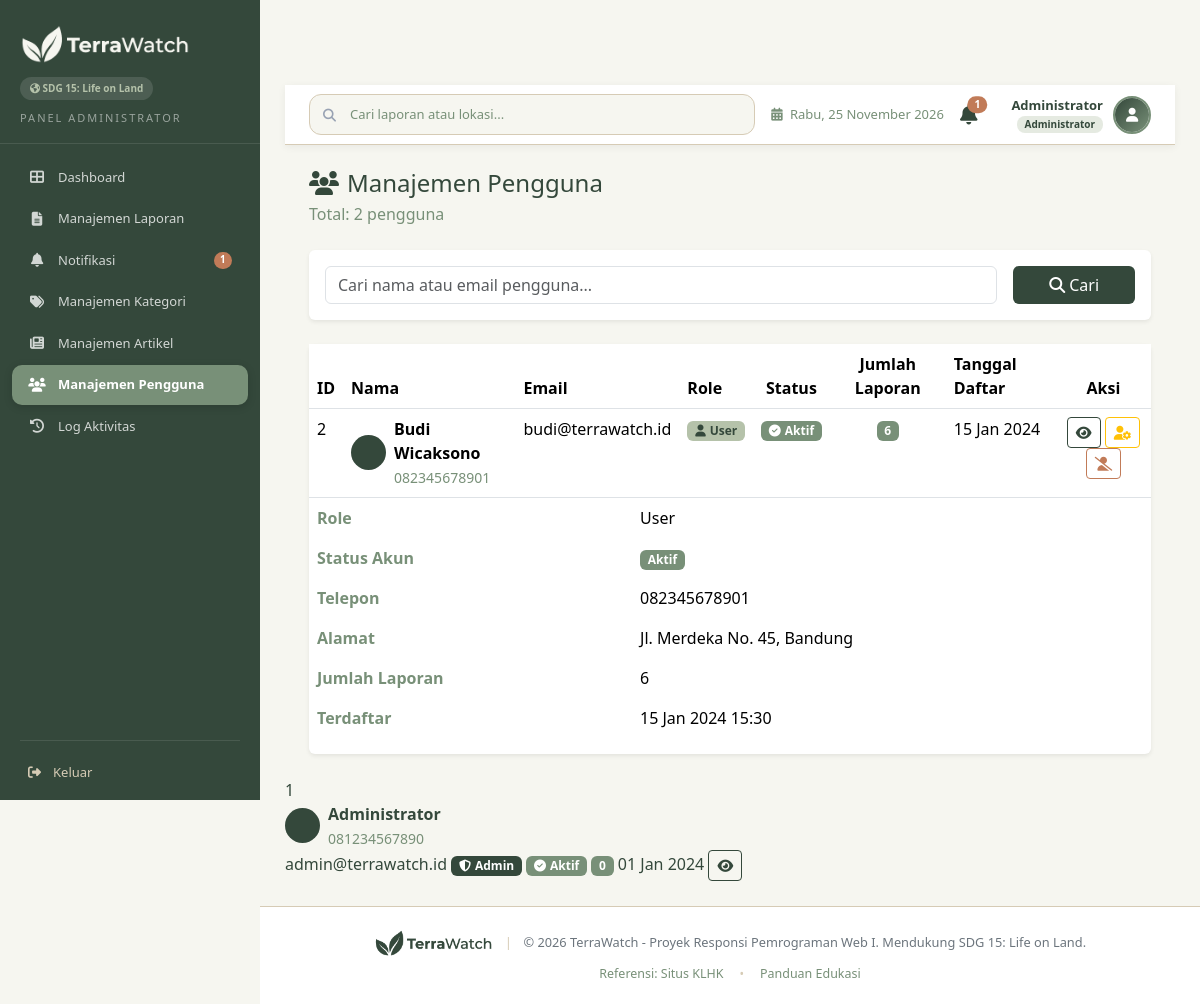
Page /admin/manajemen_pengguna.php (signed in) on the committed database.
### tables this page shows
CREATE TABLE `users` (
  `user_id`       INT                  NOT NULL AUTO_INCREMENT,
  `name`          VARCHAR(100)         NOT NULL,
  `email`         VARCHAR(150)         NOT NULL,
  `password`      VARCHAR(255)         NOT NULL,
  `role`          ENUM('user','admin') NOT NULL DEFAULT 'user',
  `is_active`     TINYINT(1)           NOT NULL DEFAULT 1,
  `profile_photo` VARCHAR(255)         NULL DEFAULT NULL,
  `phone`         VARCHAR(20)          NULL DEFAULT NULL,
  `address`       TEXT                 NULL,
  `created_at`    TIMESTAMP            NOT NULL DEFAULT CURRENT_TIMESTAMP,
  PRIMARY KEY (`user_id`),
  UNIQUE INDEX `idx_users_email` (`email`)
);

### helpers/functions.php (called while the page is built, shortened)
<?php
function e($s): string
{
    return htmlspecialchars((string)$s, ENT_QUOTES, 'UTF-8');
}
function formatDate(string $date, string $format = 'd M Y'): string
{
    $months = [
        'Jan' => 'Jan', 'Feb' => 'Feb', 'Mar' => 'Mar',
        'Apr' => 'Apr', 'May' => 'Mei', 'Jun' => 'Jun',
        'Jul' => 'Jul', 'Aug' => 'Agu', 'Sep' => 'Sep',
        'Oct' => 'Okt', 'Nov' => 'Nov', 'Dec' => 'Des',
    ];
    $formatted = date($format, strtotime($date));
    return str_replace(array_keys($months), array_values($months), $formatted);
}
function formatDateTime(string $date): string
{
    return formatDate($date, 'd M Y H:i');
}
function getImageUrl(?string $path): string
{
    $appUrl = defined('APP_URL') ? rtrim(APP_URL, '/') : '';
    if (empty($path)) {
        return $appUrl . '/assets/img/default-forest.jpg';
    }
    $cleanPath = ltrim($path, '/');
    return $appUrl . '/uploads/' . $cleanPath;
}

### admin/manajemen_pengguna.php (the view, shortened to what this page needs)
<?php
require_once __DIR__ . '/../helpers/functions.php';
$search = isset($_GET['search']) ? sanitize($_GET['search']) : '';
$page = isset($_GET['page']) ? max(1, (int)$_GET['page']) : 1;
$perPage = 15;
$offset = ($page - 1) * $perPage;
$where = '';
$params = [];
$stmtCount = $pdo->prepare("SELECT COUNT(*) FROM users u $where");
$stmtCount->execute($params);
$totalRecords = $stmtCount->fetchColumn();
$sql = "SELECT u.*, COUNT(r.report_id) as report_count
        FROM users u
        LEFT JOIN reports r ON u.user_id = r.user_id
        $where
        GROUP BY u.user_id
        ORDER BY u.created_at DESC
        LIMIT $perPage OFFSET $offset";
$stmt = $pdo->prepare($sql);
$stmt->execute($params);
$users = $stmt->fetchAll(PDO::FETCH_ASSOC);
include __DIR__ . '/../includes/header.php';
include __DIR__ . '/../includes/admin_sidebar.php';
?>
<div class="main-content">
    <?php include __DIR__ . '/../includes/topbar.php'; ?>
    <div class="content-wrapper p-4">
        <div class="d-flex justify-content-between align-items-center mb-4">
            <div>
                <h4 class="mb-1"><i class="fas fa-users me-2"></i>Manajemen Pengguna</h4>
                <p class="text-muted mb-0">Total: <?= $totalRecords ?> pengguna</p>
            </div>
        </div>
        <div class="card border-0 shadow-sm mb-4">
            <div class="card-body">
                <form method="GET" class="row g-3">
                    <div class="col-md-10">
                        <input type="text" name="search" class="form-control" placeholder="Cari nama atau email pengguna..." value="<?= htmlspecialchars($search) ?>">
                    </div>
                    <div class="col-md-2">
                        <button type="submit" class="btn text-white w-100" style="background-color:#34483B;">
                            <i class="fas fa-search me-1"></i>Cari
                        </button>
                    </div>
                </form>
            </div>
        </div>
        <div class="card border-0 shadow-sm">
            <div class="card-body p-0">
                <div class="table-responsive">
                    <table class="table table-hover mb-0">
                        <thead style="background-color: #F6F6F0;">
                            <tr>
                                <th>ID</th>
                                <th>Nama</th>
                                <th>Email</th>
                                <th>Role</th>
                                <th class="text-center">Status</th>
                                <th class="text-center">Jumlah Laporan</th>
                                <th>Tanggal Daftar</th>
                                <th class="text-center">Aksi</th>
                            </tr>
                        </thead>
                        <tbody>
                            <?php if (empty($users)): ?>
                            <tr><td colspan="8" class="text-center text-muted py-4">Tidak ada pengguna ditemukan</td></tr>
                            <?php else: ?>
                            <?php foreach ($users as $u): ?>
                            <tr>
                                <td><?= $u['user_id'] ?></td>
                                <td>
                                    <div class="d-flex align-items-center">
                                        <img src="<?= htmlspecialchars(getImageUrl($u['profile_photo'])) ?>" class="rounded-circle me-2" width="35" height="35" style="object-fit:cover;" alt="" onerror="this.onerror=null;this.src='<?= APP_URL ?>/assets/img/default-forest.jpg'">
                                        <div>
                                            <strong><?= e($u['name']) ?></strong>
                                            <?php if ($u['phone']): ?>
                                             <br><small class="text-muted"><?= e($u['phone']) ?></small>
                                            <?php endif; ?>
                                        </div>
                                    </div>
                                </td>
                                <td><?= e($u['email']) ?></td>
                                <td>
                                    <?php if ($u['role'] === 'admin'): ?>
                                    <span class="badge" style="background-color:#34483B;"><i class="fas fa-shield-alt me-1"></i>Admin</span>
                                    <?php else: ?>
                                    <span class="badge" style="background-color:#B5C2AA;color:#34483B;"><i class="fas fa-user me-1"></i>User</span>
                                    <?php endif; ?>
                                </td>
                                <td class="text-center">
                                    <?php if ((int)$u['is_active'] === 1): ?>
                                    <span class="badge" style="background-color:#789078;"><i class="fas fa-check-circle me-1"></i>Aktif</span>
                                    <?php else: ?>
                                    <span class="badge" style="background-color:#C17B58;"><i class="fas fa-ban me-1"></i>Nonaktif</span>
                                    <?php endif; ?>
                                </td>
                                <td class="text-center"><span class="badge" style="background-color:#789078;"><?= $u['report_count'] ?></span></td>
                                <td><?= formatDate($u['created_at']) ?></td>
                                <td class="text-center">
                                    <button class="btn btn-sm btn-outline-primary" data-bs-toggle="modal" data-bs-target="#userDetailModal<?= $u['user_id'] ?>" title="Detail">
                                        <i class="fas fa-eye"></i>
                                    </button>
                                    <?php if ($u['user_id'] !== (int)$_SESSION['user_id']): ?>
                                    <button class="btn btn-sm btn-outline-warning" onclick="toggleRole(<?= $u['user_id'] ?>, '<?= e(addslashes($u['name'])) ?>', '<?= $u['role'] ?>')" title="Toggle Role">
                                        <i class="fas fa-user-cog"></i>
                                    </button>
                                    <?php if ($u['role'] !== 'admin'): ?>
                                    <?php if ((int)$u['is_active'] === 1): ?>
                                    <button class="btn btn-sm btn-outline-danger" onclick="toggleStatus(<?= $u['user_id'] ?>, '<?= e(addslashes($u['name'])) ?>', 1)" title="Nonaktifkan Akun">
                                        <i class="fas fa-user-slash"></i>
                                    </button>
                                    <?php else: ?>
                                    <button class="btn btn-sm btn-outline-success" onclick="toggleStatus(<?= $u['user_id'] ?>, '<?= e(addslashes($u['name'])) ?>', 0)" title="Aktifkan Akun">
                                        <i class="fas fa-user-check"></i>
                                    </button>
                                    <?php endif; ?>
                                    <?php endif; ?>
                                    <?php endif; ?>
                                </td>
                            </tr>
                            <div class="modal fade" id="userDetailModal<?= $u['user_id'] ?>" tabindex="-1">
                                <div class="modal-dialog">
                                    <div class="modal-content">
                                        <div class="modal-body text-center">
                                            <table class="table table-borderless text-start">
                                                <tr><th class="text-muted">Role</th><td><?= ucfirst($u['role']) ?></td></tr>
                                                <tr><th class="text-muted">Status Akun</th><td><?= (int)$u['is_active'] === 1 ? '<span class="badge" style="background-color:#789078;">Aktif</span>' : '<span class="badge" style="background-color:#C17B58;">Nonaktif</span>' ?></td></tr>
                                                <tr><th class="text-muted">Telepon</th><td><?= e($u['phone'] ?? '-') ?></td></tr>
                                                <tr><th class="text-muted">Alamat</th><td><?= e($u['address'] ?? '-') ?></td></tr>
                                                <tr><th class="text-muted">Jumlah Laporan</th><td><?= $u['report_count'] ?></td></tr>
                                                <tr><th class="text-muted">Terdaftar</th><td><?= formatDateTime($u['created_at']) ?></td></tr>
                                            </table>
                                        </div>
                                    </div>
                                </div>
                            </div>
                            <?php endforeach; ?>
                            <?php endif; ?>
                        </tbody>
                    </table>
                </div>
            </div>
        </div>
    </div>
</div>
<?php include __DIR__ . '/../includes/footer.php'; ?>

### assets/css/style.css (style rules this page uses)
:root { --pine: #34483B; --sage: #789078; --soft-leaf: #B5C2AA; --cloud-cream: #F6F6F0; --stone-beige: #D6CBB5; --muted-terracotta: #C17B58; --primary-dark-green: #34483B; --secondary-green: #789078; --accent-green: #789078; --light-sage: #B5C2AA; --bg-light: #F6F6F0; --white: #FFFFFF; --status-pending: #C17B58; --status-verified: #789078; --status-in-progress: #789078; --status-completed: #34483B; --status-rejected: #C17B58; --status-revision: #C17B58; --maroon-btn: #C17B58; --sidebar-width: 260px; --cat-deforestasi: #34483B; --cat-degradasi: #789078; --cat-gambut: #C17B58; --amber-bg: #F6F6F0; --amber-border: #D6CBB5; --text-dark: #34483B; --text-muted: #789078; --border-color: #D6CBB5; }
* { margin: 0; padding: 0; box-sizing: border-box; }
body { font-family: 'Segoe UI', 'Inter', -apple-system, BlinkMacSystemFont, sans-serif; background-color: var(--bg-light); color: var(--text-dark); overflow-x: hidden; }
.main-content { margin-left: var(--sidebar-width); margin-top: 60px; padding: 25px; min-height: calc(100vh - 60px); background: var(--bg-light); }
.text-muted { color: var(--text-muted) !important; }
.btn-outline-primary { color: #34483B !important; border-color: #34483B !important; }
.btn-outline-danger { color: #C17B58 !important; border-color: #C17B58 !important; }

### rows in the picture
users: user_id "2", name "Budi Wicaksono", phone "082345678901", email "budi@terrawatch.id", shows "User", is_active 1 (drawn), report_count "6", created_at "15 Jan 2024", role "User", address "Jl. Merdeka No. 45, Bandung", created_at "15 Jan 2024 15:30"
users: user_id "1", name "Administrator", phone "081234567890", email "admin@terrawatch.id", role "admin" (drawn), is_active 1 (drawn), report_count "0", created_at "01 Jan 2024"

### other values in the picture
$unreadNotifCountAdmin "1"
$unreadCountTopbar "1"
$userName "Administrator"
$roleBadge "Administrator"
$totalRecords "2"
